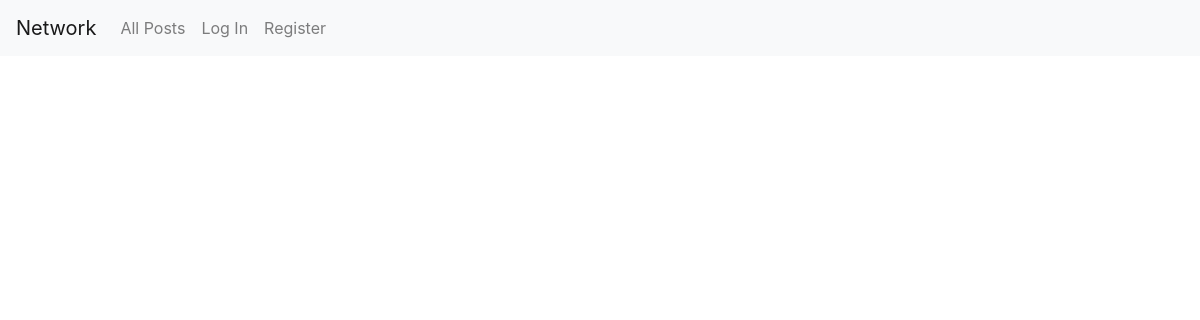
The app's page /, older data.
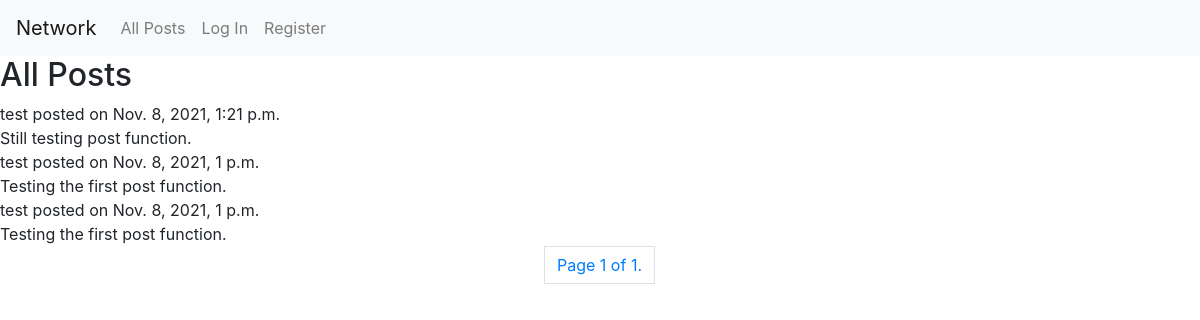
The same page, newer data.
### network/models.py (models this page shows)
class Post(models.Model):
    user = models.ForeignKey(User, on_delete=models.CASCADE)
    body = models.TextField()
    date_added = models.DateTimeField(auto_now_add=True, null=True)

class User(AbstractUser):
    pass

### network/views.py (the view)
# urls.py: path("", views.index, name="index"),
def index(request):
    posts = Post.objects.all().order_by('-date_added')
    paginator = Paginator(posts, 10)
    page_number = request.GET.get('page')
    page_obj = paginator.get_page(page_number)
    context = {
        'page_obj': page_obj,
        'posts': posts
    }
    return render(request, "network/index.html", context)

### network/templates/network/index.html (shortened to what this page needs)
{% extends "network/layout.html" %}
{% block body %}
<main>
    <div>
        {% if posts %}
            <h2>All Posts</h2>
            {% for post in page_obj %}
                <div>
                    <div>{{ post.user }} posted on {{ post.date_added }}</div>
                    <div>
                        {{ post.body }}
                    </div>
                </div>
            {% endfor %}
            <nav aria-label="Page navigation example">
                <ul class="pagination justify-content-center">
                    <span class="current page-link">
                        Page {{ page_obj.number }} of {{ page_obj.paginator.num_pages }}.
                    </span>
                </ul>
            </nav>
        {% endif %}
    </div>
</main>
{% endblock %}

Row changes from the older to the newer data that the page shows:
added Post: user "test", date_added "Nov. 8, 2021, 1:21 p.m.", body "Still testing post function."
added Post: user "test", date_added "Nov. 8, 2021, 1 p.m.", body "Testing the first post function."
added Post: user "test", date_added "Nov. 8, 2021, 1 p.m.", body "Testing the first post function."
Text that changed along with them:
{{ page_obj.number }}: (not shown) → "1"
{{ page_obj.paginator.num_pages }}: (not shown) → "1"
text now shown: "All Posts Page of ."
